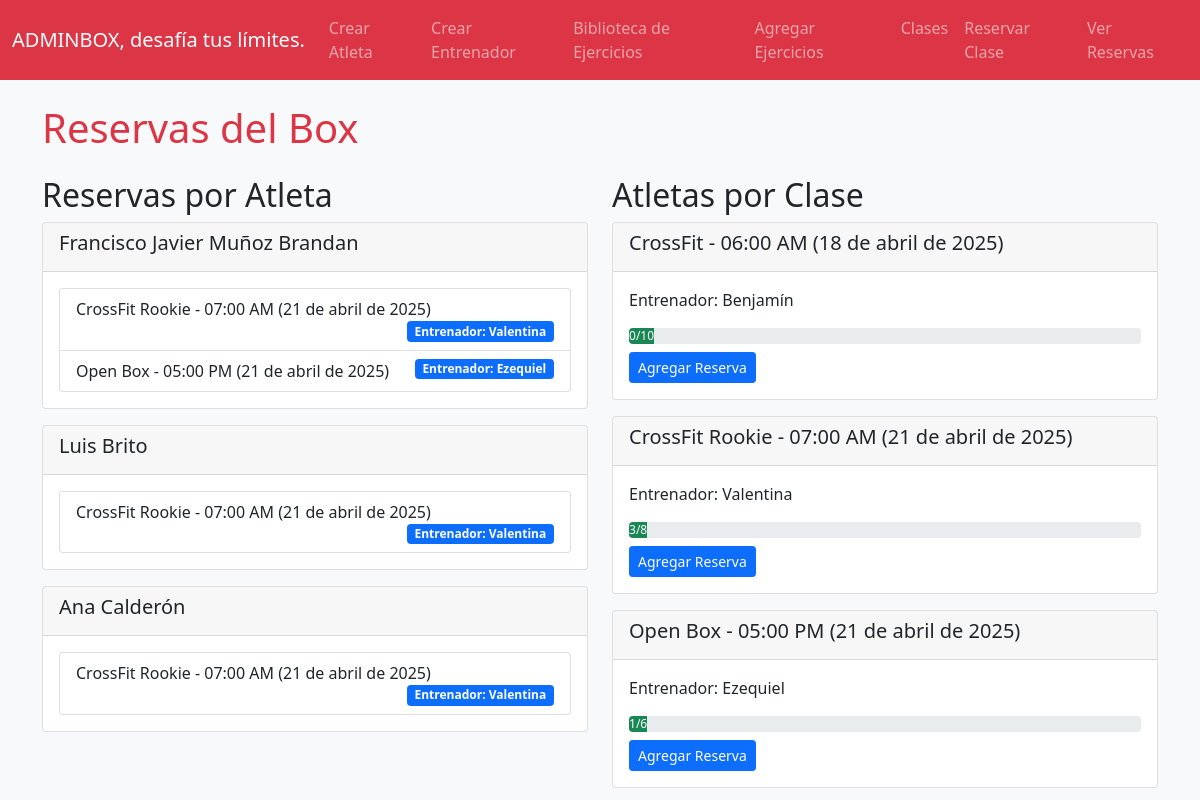
The page /ver_reservas/ on the database as committed earlier.
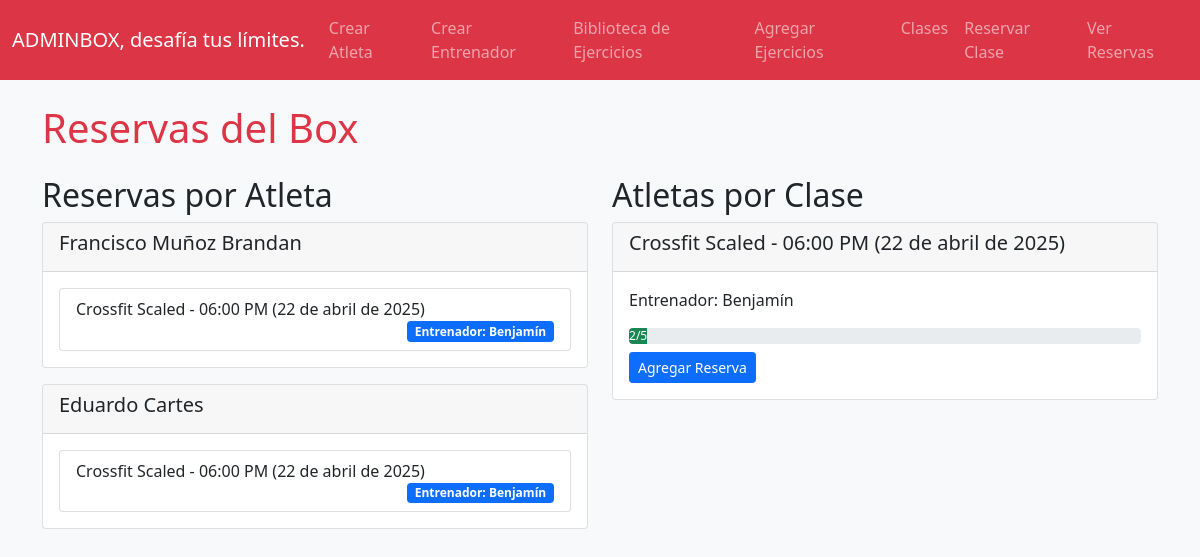
The same page on the database as committed later.
### gym_app/models.py (models this page shows, shortened)
class Atleta(models.Model):
    nombre = models.CharField(max_length=50)
    apellido = models.CharField(max_length=50)
    email = models.EmailField(max_length=100)
    plan = models.IntegerField(choices=Categoria.Planes)

class Reserva(models.Model):
    atleta = models.ForeignKey(Atleta, on_delete=models.CASCADE)
    clase = models.ForeignKey(Clase, on_delete=models.CASCADE)
    fecha_reserva = models.DateTimeField(auto_now_add=True)
    class Meta:
        unique_together = ('atleta', 'clase')  # Evita reservas duplicadas

class Clase(models.Model):
    HORARIOS = [
        ('06:00', '06:00 AM'),
        ('07:00', '07:00 AM'),
        ('08:00', '08:00 AM'),
        ('17:00', '05:00 PM'),
        ('18:00', '06:00 PM'),
        ('19:00', '07:00 PM'),
    ]
    nombre = models.CharField(max_length=50)
    horario = models.CharField(max_length=5, choices=HORARIOS)
    fecha = models.DateField()
    entrenador = models.ForeignKey(Entrenador, on_delete=models.SET_NULL, null=True)
    capacidad_maxima = models.PositiveIntegerField(default=15)

class Entrenador(models.Model):
    nombre = models.CharField(max_length=50)
    apellido = models.CharField(max_length=20)
    especialidad = models.CharField(max_length=20, choices=Categoria.Categoria_esp)
    def __str__(self):
        return self.nombre

### gym_app/views.py (the view)
# urls.py: path('ver_reservas/', views.ver_reservas, name='ver_reservas'),
def ver_reservas(request):
    reservas_por_atleta = {}
    for atleta in Atleta.objects.all():
        reservas = Reserva.objects.filter(atleta=atleta)
        if reservas.exists():
            reservas_por_atleta[atleta] = reservas
    clases_con_atletas = []
    for clase in Clase.objects.all():
        count = Reserva.objects.filter(clase=clase).count()
        clases_con_atletas.append({
            'clase': clase,
            'count': count,
            'porcentaje': (count / clase.capacidad_maxima) * 100 if clase.capacidad_maxima > 0 else 0
        })
    context = {
        'reservas_por_atleta': reservas_por_atleta,
        'clases_con_atletas': clases_con_atletas,
    }
    return render(request, 'view_reservas.html', context)

### gym_app/templates/view_reservas.html
{% extends 'base.html' %}
{% block content %}
  <h1 class="mb-4" style="color: #dc3545;">Reservas del Box</h1>
  <div class="row">
    <div class="col-md-6">
      <h2>Reservas por Atleta</h2>
      {% for atleta, reservas in reservas_por_atleta.items %}
        <div class="card mb-3">
          <div class="card-header">
            <h5>{{ atleta.nombre }} {{ atleta.apellido }}</h5>
          </div>
          <div class="card-body">
            <ul class="list-group">
              {% for reserva in reservas %}
                <li class="list-group-item">
                  {{ reserva.clase.nombre }} - {{ reserva.clase.get_horario_display }} ({{ reserva.clase.fecha }})
                  <span class="badge bg-primary float-end">
                    Entrenador: {{ reserva.clase.entrenador|default:"Sin asignar" }}
                  </span>
                </li>
              {% endfor %}
            </ul>
          </div>
        </div>
      {% empty %}
        <p>No hay reservas registradas.</p>
      {% endfor %}
    </div>
    <div class="col-md-6">
      <h2>Atletas por Clase</h2>
      {% for item in clases_con_atletas %}
        <div class="card mb-3">
          <div class="card-header">
            <h5>{{ item.clase.nombre }} - {{ item.clase.get_horario_display }} ({{ item.clase.fecha }})</h5>
          </div>
          <div class="card-body">
            <p>Entrenador: {{ item.clase.entrenador|default:"Sin asignar" }}</p>
            <div class="progress mb-2">
              <div class="progress-bar {% if item.porcentaje >= 100 %}bg-danger{% else %}bg-success{% endif %}"
                   role="progressbar"
                   style="width: {{ item.porcentaje }}%">
                {{ item.count }}/{{ item.clase.capacidad_maxima }}
              </div>
            </div>
            <a href="{% url 'crear_reserva' %}?clase={{ item.clase.id }}" class="btn btn-sm btn-primary">
              Agregar Reserva
            </a>
          </div>
        </div>
      {% empty %}
        <p>No hay clases programadas.</p>
      {% endfor %}
    </div>
  </div>
{% endblock %}

Rows that differ between the two databases and show on the page:
removed Reserva: clase.nombre "CrossFit Rookie", clase.horario "07:00 AM", clase.fecha "21 de abril de 2025", clase.entrenador "Valentina", shown under Atleta "Luis"
removed Atleta: nombre "Ana", apellido "Calderón"
removed Reserva: clase.nombre "CrossFit Rookie", clase.horario "07:00 AM", clase.fecha "21 de abril de 2025", clase.entrenador "Valentina", shown under "Ana"
removed Clase: clase.nombre "CrossFit Rookie", clase.horario "07:00 AM", clase.fecha "21 de abril de 2025", clase.entrenador "Valentina", {{ item.porcentaje }} 37,5 (drawn), count "3", clase.capacidad_maxima "8"
removed Clase: clase.nombre "Open Box", clase.horario "05:00 PM", clase.fecha "21 de abril de 2025", clase.entrenador "Ezequiel", {{ item.porcentaje }} 16,666666666666664 (drawn), count "1", clase.capacidad_maxima "6"
changed Atleta "Muñoz Brandan": nombre "Francisco Javier" → "Francisco"; loses Reserva (clase.nombre "Open Box", clase.horario "05:00 PM", clase.fecha "21 de abril de 2025", clase.entrenador "Ezequiel")
changed Reserva (number 1 of 2 on the later page): clase.nombre "CrossFit Rookie" → "Crossfit Scaled"; clase.horario "07:00 AM" → "06:00 PM"; clase.fecha "21 de abril de 2025" → "22 de abril de 2025"; clase.entrenador "Valentina" → "Benjamín"
changed Atleta: nombre "Luis" → "Eduardo"; apellido "Brito" → "Cartes"; gains Reserva (clase.nombre "Crossfit Scaled", clase.horario "06:00 PM", clase.fecha "22 de abril de 2025", clase.entrenador "Benjamín")
changed Clase "Benjamín": clase.nombre "CrossFit" → "Crossfit Scaled"; clase.horario "06:00 AM" → "06:00 PM"; clase.fecha "18 de abril de 2025" → "22 de abril de 2025"; {{ item.porcentaje }} 0,0 → 40,0 (drawn); count "0" → "2"; clase.capacidad_maxima "10" → "5"
